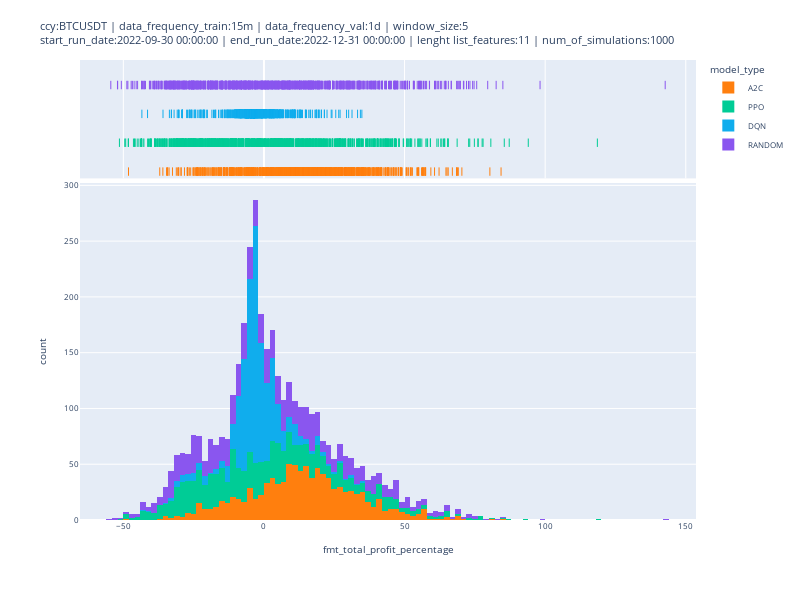

The cell this chart's notebook holds for it:
### Code cell
fig = px.histogram(df_sim_results, x="fmt_total_profit_percentage", color="model_type", color_discrete_sequence=[ "#FF7F0E", "#00CC96", "#10aded", "#8A56EF"],  width=800, height=600, marginal="rug", # can be `box`, `violin`
                         hover_data=['total_reward_cash','fmt_total_profit_percentage', 'num_of_trades', 'sim_id'])
fig.update_layout(title=str_title, font={'size': 8})
fig.write_html(os.path.join('../results', 'plots', 'total_profit_percentage', 'hist_plot_' + file_export_plot_sim_results + '.html'))
fig.show()

### Figure 1 — Plotly figure (JSON) as saved in the notebook; plotly's stock layout.template omitted (floating-point values rounded to 4 significant figures; data arrays with more than 128 entries replaced by an {"elided": "..."} marker saying what was removed)
{"data": [{"alignmentgroup": "True", "bingroup": "x", "hovertemplate": "model_type=A2C<br>fmt_total_profit_percentage=%{x}<br>count=%{y}<extra></extra>", "legendgroup": "A2C", "marker": {"color": "#FF7F0E", "pattern": {"shape": ""}}, "name": "A2C", "offsetgroup": "A2C", "orientation": "v", "showlegend": true, "type": "histogram", "x": {"elided": "1000 float values"}, "xaxis": "x", "yaxis": "y"}, {"alignmentgroup": "True", "boxpoints": "all", "customdata": {"elided": "1000x3 float values"}, "fillcolor": "rgba(255,255,255,0)", "hoveron": "points", "hovertemplate": "model_type=A2C<br>fmt_total_profit_percentage=%{x}<br>total_reward_cash=%{customdata[0]}<br>num_of_trades=%{customdata[1]}<br>sim_id=%{customdata[2]}<extra></extra>", "jitter": 0, "legendgroup": "A2C", "line": {"color": "rgba(255,255,255,0)"}, "marker": {"color": "#FF7F0E", "symbol": "line-ns-open"}, "name": "A2C", "offsetgroup": "A2C", "showlegend": false, "type": "box", "x": {"elided": "1000 float values"}, "xaxis": "x2", "yaxis": "y2"}, {"alignmentgroup": "True", "bingroup": "x", "hovertemplate": "model_type=PPO<br>fmt_total_profit_percentage=%{x}<br>count=%{y}<extra></extra>", "legendgroup": "PPO", "marker": {"color": "#00CC96", "pattern": {"shape": ""}}, "name": "PPO", "offsetgroup": "PPO", "orientation": "v", "showlegend": true, "type": "histogram", "x": {"elided": "1000 float values"}, "xaxis": "x", "yaxis": "y"}, {"alignmentgroup": "True", "boxpoints": "all", "customdata": {"elided": "1000x3 float values"}, "fillcolor": "rgba(255,255,255,0)", "hoveron": "points", "hovertemplate": "model_type=PPO<br>fmt_total_profit_percentage=%{x}<br>total_reward_cash=%{customdata[0]}<br>num_of_trades=%{customdata[1]}<br>sim_id=%{customdata[2]}<extra></extra>", "jitter": 0, "legendgroup": "PPO", "line": {"color": "rgba(255,255,255,0)"}, "marker": {"color": "#00CC96", "symbol": "line-ns-open"}, "name": "PPO", "offsetgroup": "PPO", "showlegend": false, "type": "box", "x": {"elided": "1000 float values"}, "xaxis": "x2", "yaxis": "y2"}, {"alignmentgroup": "True", "bingroup": "x", "hovertemplate": "model_type=DQN<br>fmt_total_profit_percentage=%{x}<br>count=%{y}<extra></extra>", "legendgroup": "DQN", "marker": {"color": "#10aded", "pattern": {"shape": ""}}, "name": "DQN", "offsetgroup": "DQN", "orientation": "v", "showlegend": true, "type": "histogram", "x": {"elided": "1000 float values"}, "xaxis": "x", "yaxis": "y"}, {"alignmentgroup": "True", "boxpoints": "all", "customdata": {"elided": "1000x3 float values"}, "fillcolor": "rgba(255,255,255,0)", "hoveron": "points", "hovertemplate": "model_type=DQN<br>fmt_total_profit_percentage=%{x}<br>total_reward_cash=%{customdata[0]}<br>num_of_trades=%{customdata[1]}<br>sim_id=%{customdata[2]}<extra></extra>", "jitter": 0, "legendgroup": "DQN", "line": {"color": "rgba(255,255,255,0)"}, "marker": {"color": "#10aded", "symbol": "line-ns-open"}, "name": "DQN", "offsetgroup": "DQN", "showlegend": false, "type": "box", "x": {"elided": "1000 float values"}, "xaxis": "x2", "yaxis": "y2"}, {"alignmentgroup": "True", "bingroup": "x", "hovertemplate": "model_type=RANDOM<br>fmt_total_profit_percentage=%{x}<br>count=%{y}<extra></extra>", "legendgroup": "RANDOM", "marker": {"color": "#8A56EF", "pattern": {"shape": ""}}, "name": "RANDOM", "offsetgroup": "RANDOM", "orientation": "v", "showlegend": true, "type": "histogram", "x": {"elided": "1000 float values"}, "xaxis": "x", "yaxis": "y"}, {"alignmentgroup": "True", "boxpoints": "all", "customdata": {"elided": "1000x3 float values"}, "fillcolor": "rgba(255,255,255,0)", "hoveron": "points", "hovertemplate": "model_type=RANDOM<br>fmt_total_profit_percentage=%{x}<br>total_reward_cash=%{customdata[0]}<br>num_of_trades=%{customdata[1]}<br>sim_id=%{customdata[2]}<extra></extra>", "jitter": 0, "legendgroup": "RANDOM", "line": {"color": "rgba(255,255,255,0)"}, "marker": {"color": "#8A56EF", "symbol": "line-ns-open"}, "name": "RANDOM", "offsetgroup": "RANDOM", "showlegend": false, "type": "box", "x": {"elided": "1000 float values"}, "xaxis": "x2", "yaxis": "y2"}], "layout": {"barmode": "relative", "font": {"size": 8}, "height": 600, "legend": {"title": {"text": "model_type"}, "tracegroupgap": 0}, "margin": {"t": 60}, "title": {"text": "ccy:BTCUSDT | data_frequency_train:15m | data_frequency_val:1d | window_size:5<br>start_run_date:2022-09-30 00:00:00 | end_run_date:2022-12-31 00:00:00 | lenght list_features:11 | num_of_simulations:1000"}, "width": 800, "xaxis": {"anchor": "y", "domain": [0, 1], "title": {"text": "fmt_total_profit_percentage"}}, "xaxis2": {"anchor": "y2", "domain": [0, 1], "matches": "x", "showgrid": true, "showticklabels": false}, "yaxis": {"anchor": "x", "domain": [0, 0.7326], "title": {"text": "count"}}, "yaxis2": {"anchor": "x2", "domain": [0.7426, 1], "matches": "y2", "showgrid": false, "showline": false, "showticklabels": false, "ticks": ""}}}
